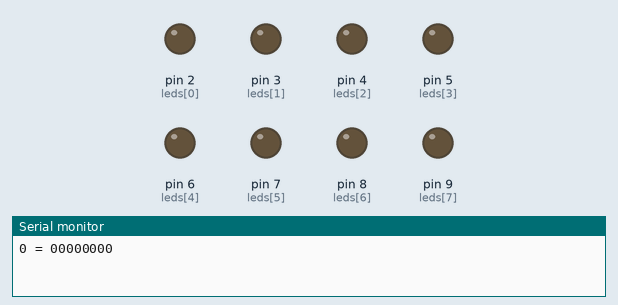
Bench run of a sketch on a simulated Arduino Uno, built with avr-gcc and run on an emulated ATmega328P. Parts: output pins drawn as LEDs (lit = HIGH), the last lines printed to the serial monitor.

Above: at 0.1 s.
At 4.91 s:
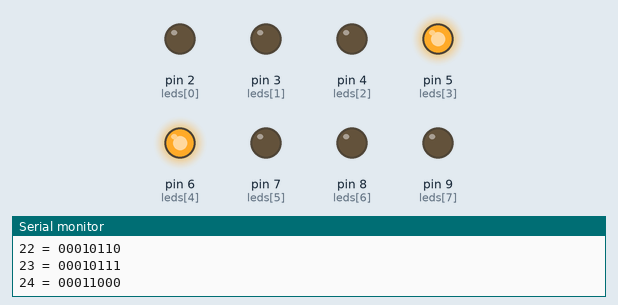
At 9.93 s:
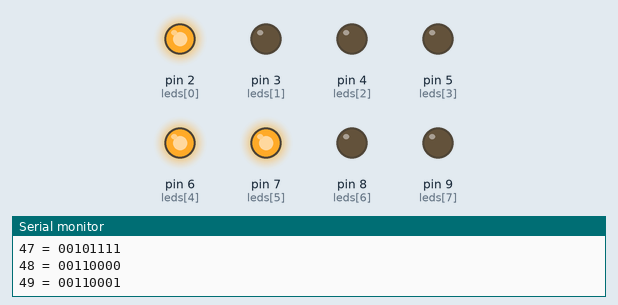
At 19.97 s:
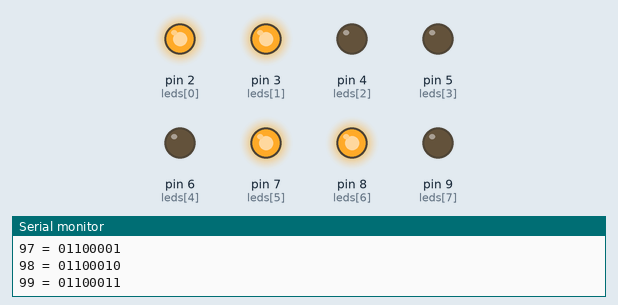
At 29.8 s:
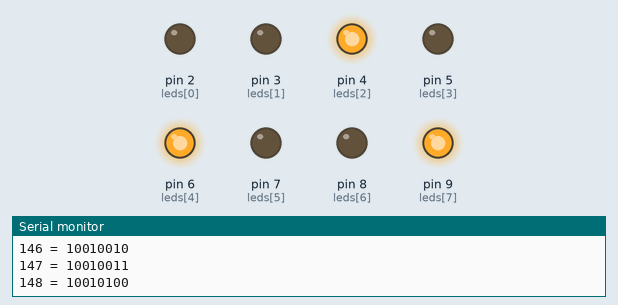
At 39.84 s:
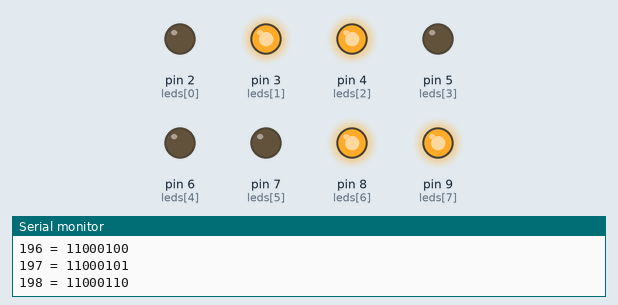
Timing chart, 0 to 40.0 s (numbered marks = the images above):
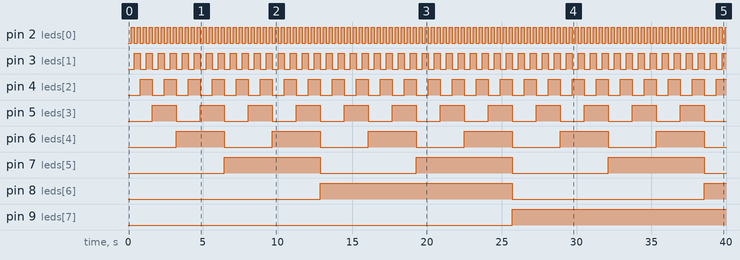

The sketch:

BinaryLedCounter.ino
```cpp
const int delayMS = 200;

int leds[8] = { 2, 3, 4, 5, 6, 7, 8, 9 };

int counter = 0;

void setup()
{
  Serial.begin(9600);
  for (int i = 0; i < 8; i++)
  {
    pinMode(leds[i], OUTPUT);
  }
}

void loop()
{
  for (int i = 0; i < 8; i++)
  {
    digitalWrite(leds[i], getBit(counter, i));
  }

  debugBinary(counter);
  Serial.println("");
  delay(delayMS);
  counter++;
}

int getBit(int number, int bitIndex)
{
  return number >> bitIndex & 1;
}

void debugBinary(int value)
{
  Serial.print(value);
  Serial.print(" = ");
  for (int i = 7; i >= 0; i--)
  {
    Serial.print(getBit(value, i));
  }
}
```

Measured:
- by itself, pin 2 (leds[0]): alternates HIGH for 0.20 s and LOW for 0.20 s
- by itself, pin 3 (leds[1]): alternates HIGH for 0.40 s and LOW for 0.40 s
- by itself, pin 4 (leds[2]): alternates HIGH for 0.80 s and LOW for 0.80 s
- by itself, pin 5 (leds[3]): alternates HIGH for 1.6 s and LOW for 1.6 s
- by itself, pin 6 (leds[4]): alternates HIGH for 3.2 s and LOW for 3.2 s
- by itself, pin 7 (leds[5]): alternates HIGH for 6.4 s and LOW for 6.4 s
- by itself, pin 8 (leds[6]): LOW → HIGH at 12.8 s, → LOW 12.8 s later, → HIGH 12.8 s later
- by itself, pin 9 (leds[7]): LOW → HIGH at 25.7 s
